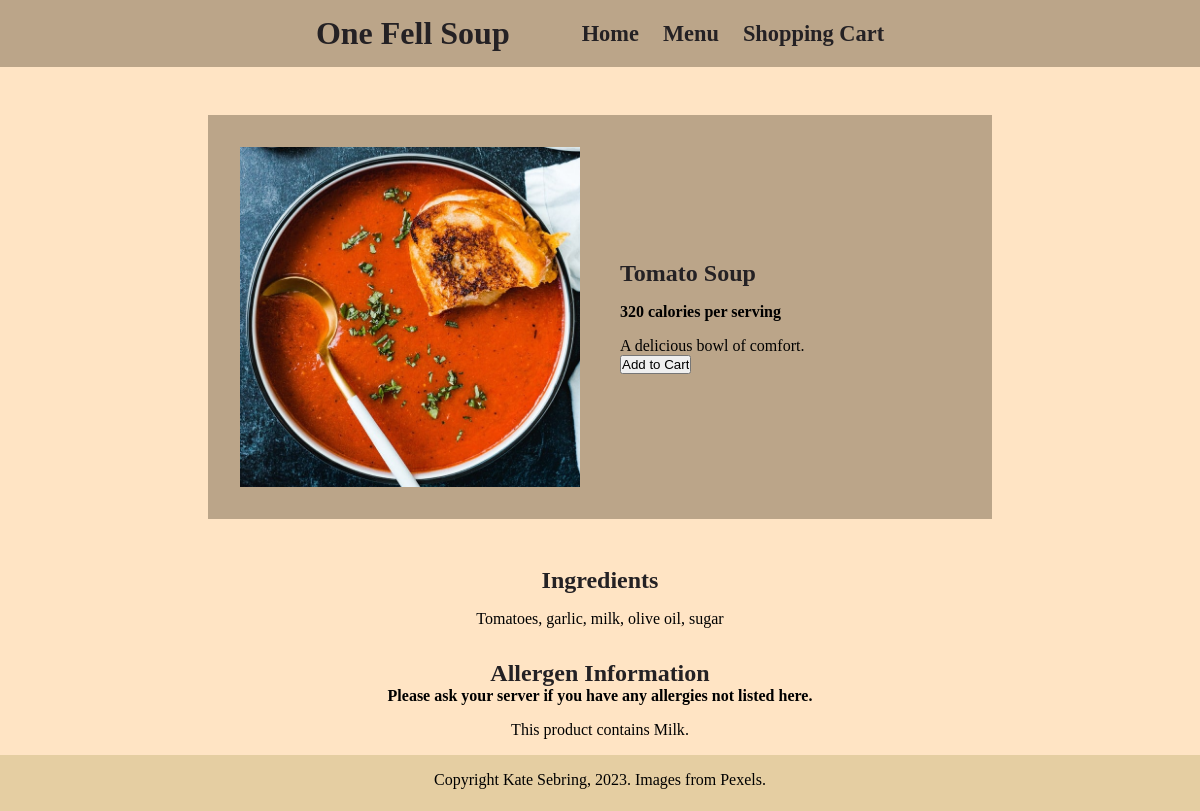
The page /tomato.php on the database as committed earlier.
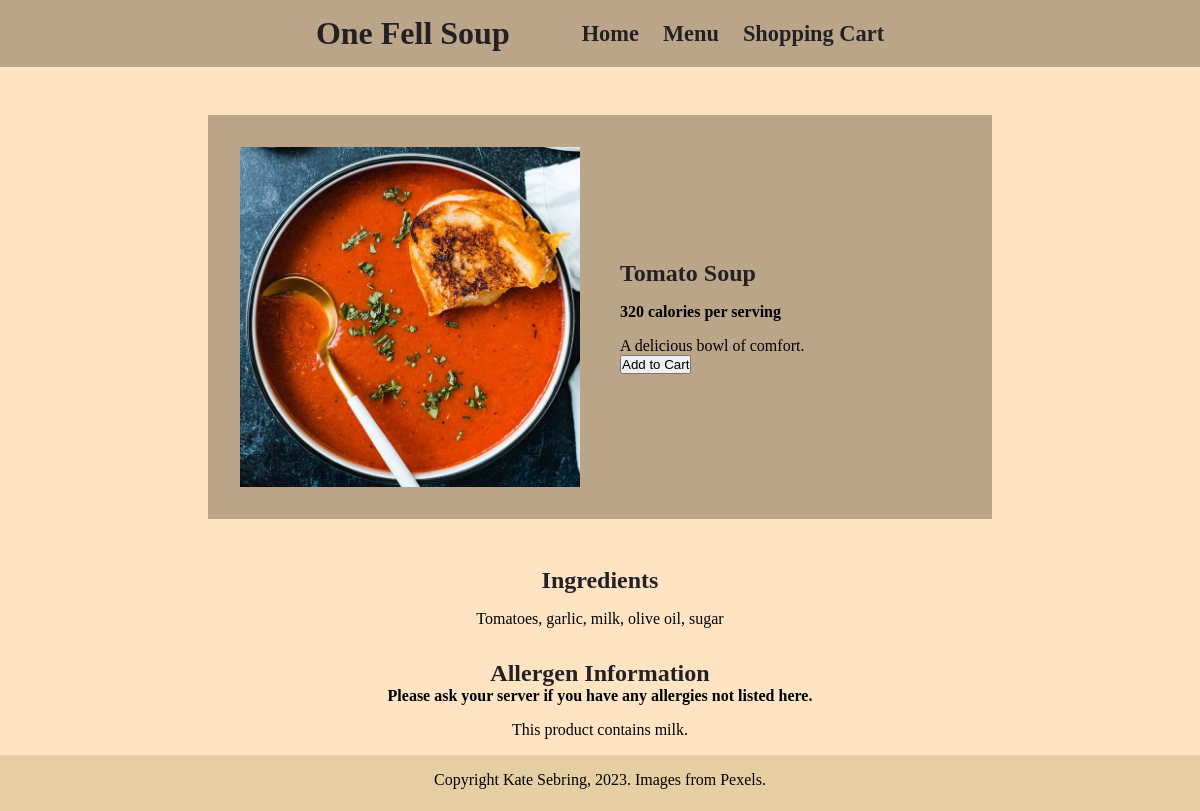
The same page on the database as committed later.
### tables this page shows
CREATE TABLE soup_products(
productID INT AUTO_INCREMENT PRIMARY KEY,
productName VARCHAR(255),
productDescription VARCHAR(1000),
calories INT,
productPrice DECIMAL(13,2),
webPageLink VARCHAR(255),
allergies VARCHAR (1000),
ingredients VARCHAR (1000),
productImg VARCHAR(255)
);

### tomato.php (the view, shortened to what this page needs)
<?php
include("header.php");
?>
<!DOCTYPE html>
<html lang="en">
<head>
    <link href="css/universal_settings.css" rel="stylesheet">
</head>
<body>
    <main>
        <div class="main-product-info">
            <?php
                try {
                    $selectItem = "SELECT * FROM soup_products WHERE productId = 1";
                        $stmt = $conn->prepare($selectItem);
                        $stmt->execute();
                        $stmt->setFetchMode(PDO::FETCH_ASSOC);
                        foreach($stmt->fetchAll() as $listItem) {
                            $productName = $listItem['productName'];
                            $calories = $listItem['calories'];
                            $productImg = $listItem['productImg'];
                            $productDescription = $listItem['productDescription'];
                            $imgAlt = $listItem['imgAlt'];
                            echo "<div class='productImage'><img src='$productImg' class='soup-img' alt='$imgAlt'></div>";
                            echo "<div class='productInfo'><h2>$productName</h2>";
                            echo "<p><b>$calories calories per serving</b></p>";
                            echo "<p id='product-description'>$productDescription</p>";
                        }
                } catch(PDOException $e) {
                    echo "Error: " . $e->getMessage();
                }
            ?>
            <form action="tomato.php" method="post">
                <input type="submit" name="submit" value="Add to Cart">
            </form>
            </div>
        </div>
        <div class="nutrition-info">
            <div id="ingredients">
                <h3>Ingredients</h3>
                <?php
                try {
                    $selectItem = "SELECT * FROM soup_products WHERE productId = 1";
                    $stmt = $conn->prepare($selectItem);
                    $stmt->execute();
                    $stmt->setFetchMode(PDO::FETCH_ASSOC);
                    foreach($stmt->fetchAll() as $listItem) {
                        $ingredients = $listItem['ingredients'];
                        echo "<p>$ingredients</p>";
                    }
                } catch(PDOException $e) {
                    echo "Error: " . $e->getMessage();
                }
                ?>
            </div>
            <div id="allergens">
                <h3>Allergen Information</h3>
                <strong>Please ask your server if you have any allergies not listed here.</strong>
                <?php
                try {
                    $selectItem = "SELECT * FROM soup_products WHERE productId = 1";
                    $stmt = $conn->prepare($selectItem);
                    $stmt->execute();
                    $stmt->setFetchMode(PDO::FETCH_ASSOC);
                    foreach($stmt->fetchAll() as $listItem) {
                        $allergies = $listItem['allergies'];
                        echo "<p>This product contains $allergies.</p>";
                    }
                } catch(PDOException $e) {
                    echo "Error: " . $e->getMessage();
                }
                ?>
            </div>
        </div>
    <footer>
        Copyright Kate Sebring, 2023. Images from Pexels.
    </footer>
    </main>
</body>
</html>

Rows that differ between the two databases and show on the page:
changed soup_products "Tomato Soup": allergies "Milk" → "milk"
